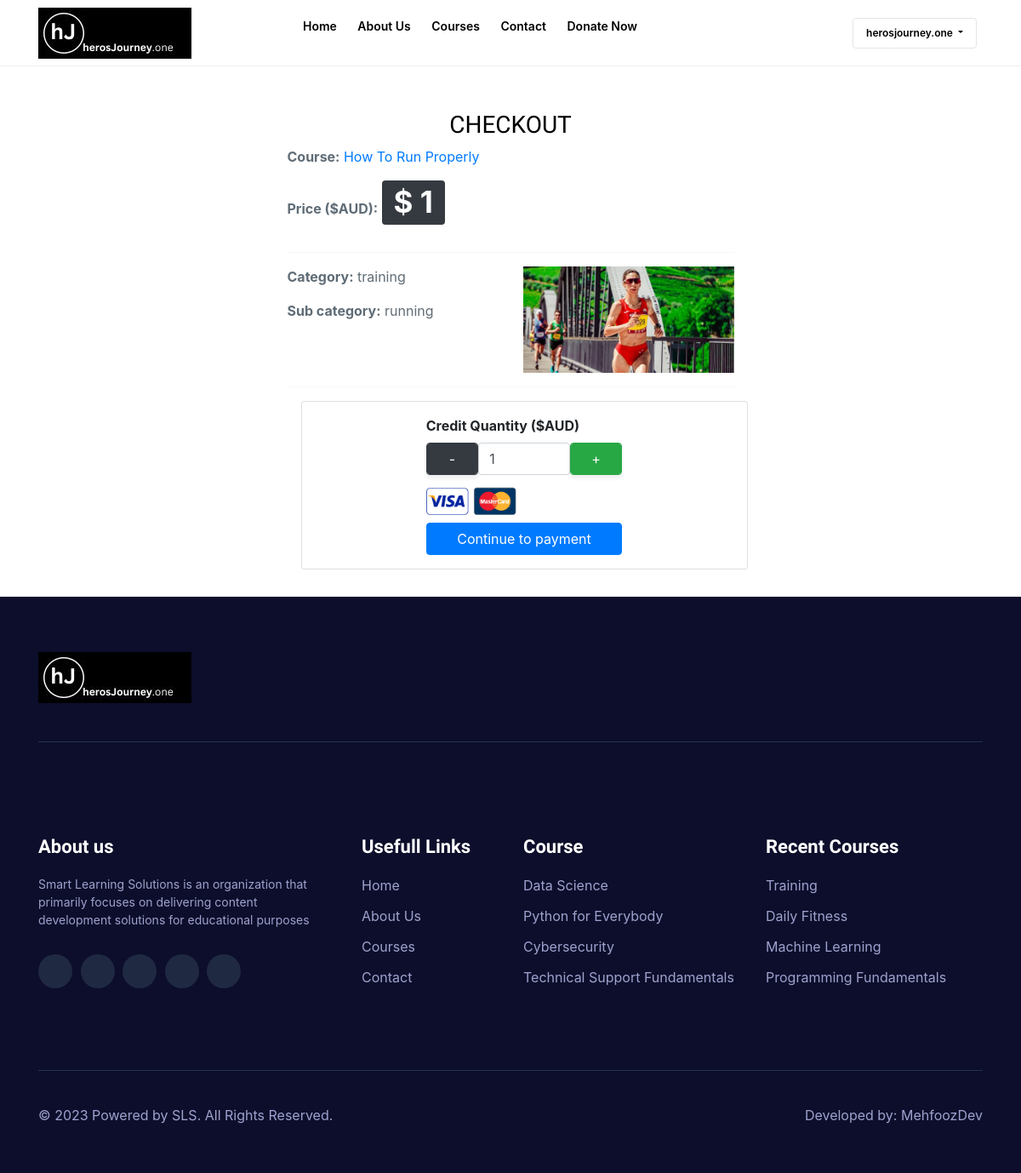
Screenshot of /payments/checkout/7/ (signed in) with the database file from the repository.
### custom_accounts/models.py (models this page shows, shortened)
class User(AbstractBaseUser):
    name = models.CharField(max_length=200, null=True, blank=True)
    email = models.EmailField(max_length=100,unique=True)
    username = models.CharField(max_length=50)
    avatar = models.ImageField(storage=custom_store, null=True, default='avatar.svg')
    phone = models.CharField(max_length=200, null=True, blank=True)
    date_joined = models.DateTimeField(auto_now_add=True)
    is_admin = models.BooleanField(default=False)
    is_staff = models.BooleanField(default=False)
    is_active = models.BooleanField(default=True)
    is_superadmin = models.BooleanField(default=False)
    USERNAME_FIELD = 'email'
    REQUIRED_FIELDS = ['username']
    objects = MyAccountManager()
    class Meta:
        verbose_name = 'Custom user'
        verbose_name_plural = 'Custom Users'

### base/models.py (models this page shows)
class Course(models.Model):
    CATEGORY_CHOICES = (
        ('computer-science', 'Computer Science'),
        ('data-science', 'Data science'),
        ('engineering', 'Engineering'),
        ('web-development', 'Web Development'),
        ('architecture', 'Architecture'),
        ('training', 'Training')
    )
    SUB_CATEGORY_CHOICES = (
        ('ml', 'Machine Learning'),
        ('data_science', 'Data Science'),
        ('python', 'Python'),
        ('javascript', 'JavaScript'),
        ('php', 'PHP'),
        ('django', 'Django'),
        ('html', 'HTML'),
        ('reactjs', 'React JS'),
        ('front-end', 'Front-End'),
        ('back-end', 'Back-End'),
        ('running', 'Running'),
        ('gym', 'GYM'),
    )
    id = models.AutoField(primary_key=True)
    name = models.CharField(max_length = 50 , null = False)
    slug = models.CharField(max_length = 50 , null = False , unique = True)
    description = models.TextField( null = True)
    price = models.IntegerField(null=False,default = 0, blank=True)
    discount = models.IntegerField(null=False ,blank=True, default = 0)
    active = models.BooleanField(default = False)
    category = models.CharField(max_length=255, choices=CATEGORY_CHOICES, default='',  blank=True)
    sub_category = models.CharField(max_length=255, choices=SUB_CATEGORY_CHOICES, default='', null=True, blank=True)
    thumbnail = models.ImageField(upload_to = "files/thumbnail")
    date = models.DateTimeField(auto_now_add= True)
    resource = models.FileField(upload_to = "files/resource", blank=True, null=True)
    length = models.IntegerField(null=False)
    instructor_name = models.CharField(max_length=50, null=True)
    enroll_now_status = models.BooleanField(default=True)
    def __str__(self):
        return self.name

### payments/views.py (the view)
# urls.py: path('checkout/<int:pk>/', views.Checkout, name='checkout'),
@login_required
def Checkout(request, pk):
   context={}
   course = Course.objects.get(id=pk)
   print(course)
   context={ 'course': course }
   return render(request, 'base/checkout.html', context)

### base/templates/base/checkout.html (shortened to what this page needs)
{% extends "base/base.html" %}
{% load static %}
{% block content %}
<main class="main_wrapper">
  <div class="page-content" style="margin-top: 130px;">
    <div class="container mt-5">
      <div class="container mt-5">
        <div class="row my-3">
          <div class="col-sm-6 offset-sm-3">
            <div class="row">
              <div class="col-lg-12">
                <h3 class=" text-center">CHECKOUT</h3>
                <div class=" d-flex flex-column justify-content-around">
                  <p class="name" class=""><strong>Course:</strong>&nbsp;<a href="{% url 'enroll' course.slug %}">{{course.name}}</a></p>
                  <p class="price" class=""><strong>Price ($AUD):</strong>&nbsp;<span id="custom_p" style="font-size:35px"
                      class="badge badge-dark">$0</span></p>
                </div>
                <hr>
                <div class="row">
                  <div class="col-lg-6 col-sm-12">
                    <div class=" d-flex flex-column justify-content-around">
                      <p class="name" class=""><strong>Category:</strong>&nbsp;{{course.category}}</p>
                      <p class="price" class=""><strong>Sub category:</strong>&nbsp;{{course.sub_category}}</p>
                    </div>
                  </div>
                  <div class="col-lg-6 col-sm-12">
                    <img style="width:100%;height:125px" src="{% static course.thumbnail.url %}" alt="img"/>
                  </div>
                </div>
                <hr>
                <div class="container card p-3 m-3">
                  <div class="row d-flex flex-column align-items-center justify-content-center">
                    <div class="col-lg-6 col-sm-12">
                      <label for="credit" class=""><strong>Credit Quantity ($AUD)</strong></label>
                      <div class="d-flex text-center">
                        <button onclick="decrease_credit()" id="remove" style="width:50%"
                          class="form-control btn btn-small btn-dark text-center">-</button>
                        <input oninput="update()" type='number' min=1 max=1000 step=1 id='credit_val' name='credit'
                          class='form-control' value={credit_value} />
                        <button onclick="increase_credit()" id="add" style="width:50%"
                          class="form-control btn btn-small btn-success text-center">+</button>
                      </div>
                    </div>
                    <div class="col-lg-6 col-sm-12">
                      <img style="width:100;height:50px" src="{% static 'base/img/payment.png' %}" alt='img' />
                      <a role="button" class="btn btn-primary btn-small btn-block" onclick="navigate_to_payment_page()" >Continue to payment</a>
                    </div>
                  </div>
                </div>
              </div>
            </div>
          </div>
        </div>
      </div>
    </div>
  </div>
</main>
{% endblock content %}

### base/templates/base/base.html (shortened to what this page needs)
<!DOCTYPE html>
{% load static %}
<html class="no-js" lang="zxx">
  <head>
    <link rel="stylesheet" href="https://cdn.plyr.io/3.6.2/plyr.css">
    <link rel="stylesheet" href="https://cdnjs.cloudflare.com/ajax/libs/font-awesome/5.15.3/css/all.min.css">
    <link rel="stylesheet" href="{% static 'base/css/bootstrap.min.css' %}" />
    <link rel="stylesheet" href="{% static 'base/css/animate.min.css' %}" />
    <link rel="stylesheet" href="{% static 'base/css/aos.min.css' %}" />
    <link rel="stylesheet" href="{% static 'base/css/magnific-popup.css' %}" />
    <link rel="stylesheet" href="{% static 'base/css/icofont.min.css' %}" />
    <link rel="stylesheet" href="{% static 'base/css/slick.css' %}" />
    <link
      rel="stylesheet"
      href="{% static 'base/cdn.jsdelivr.net/npm/swiper%409/swiper-bundle.min.css' %}"
    />
    <link rel="stylesheet" href="{% static 'base/css/style.css' %}" />
    <link rel="stylesheet" href="https://maxcdn.bootstrapcdn.com/bootstrap/4.5.2/css/bootstrap.min.css">
  </head>
  <body class="body__wrapper">
  <header>
    <div class="headerarea transparent__header header__sticky header__area">
      <div class="container desktop__menu__wrapper">
        <div class="row">
          <div class="col-xl-2 col-lg-2 col-md-6">
            <div class="headerarea__left">
              <div class="headerarea__left__logo">
                <a href="/"
                  ><img src="{% static 'base/img/logo/hJ-Logo-180x60.jpg' %}" alt="logo"
                /></a>
              </div>
            </div>
          </div>
          <div class="col-xl-7 col-lg-7 main_menu_wrap">
            <div class="headerarea__main__menu">
              <nav>
                <ul>
                  <li>
                    <a class="headerarea__has__dropdown" href="/"
                      >Home
                    </a>
                  </li>
                  <li>
                    <a class="headerarea__has__dropdown" href="{% url 'about' %}"
                      >About Us
                    </a>
                  </li>
                  <li>
                    <a class="headerarea__has__dropdown" href="{% url 'courses' %}"
                      >Courses
                    </a>
                  </li>
                  <li>
                    <a class="headerarea__has__dropdown" href="{% url 'contact' %}"
                      >Contact
                    </a>
                  </li>
                  <li>
                    <a class="" href="{% url 'donate' %}">Donate Now</a>
                  </li>
                </ul>
              </nav>
            </div>
          </div>
          <div class="col-xl-3 col-lg-3 col-md-6">
            <div class="headerarea__right">
              <div class="headerarea__login">
                {% if request.user.is_authenticated %}
                <div class="dropdown">
                  <a class="btn dropdown-toggle" type="button" id="dropdownMenuButton1" data-bs-toggle="dropdown" aria-expanded="false">
                    {{request.user.username}}
                  </a>
                </div>
                {% else %}
                  <a href="{% url 'login' %}">Login</a>
                {% endif %}
              </div>
            </div>
          </div>
        </div>
      </div>
    </div>
  </header>
    {% block content %}
    {% endblock content %}
  <div class="footerarea">
    <div class="container">
      <div class="footerarea__newsletter__wraper">
        <div class="row">
          <div
            class="col-xl-6 col-lg-6 col-md-6 col-sm-12 col-12"
            data-aos="fade-up"
          >
            <div class="footerarea__logo">
              <a href="#"
                ><img src="{% static 'base/img/logo/hJ-Logo-180x60.jpg' %}" alt="logophoto"
              /></a>
            </div>
          </div>
        </div>
      </div>
      <div class="footerarea__wrapper">
        <div class="row">
          <div
            class="col-xl-4 col-lg-4 col-md-6 col-sm-12"
            data-aos="fade-up"
          >
            <div class="footerarea__inner footerarea__about__us">
              <div class="footerarea__heading">
                <h3>About us</h3>
              </div>
              <div class="footerarea__content">
                <p>
                  Smart Learning Solutions is an organization that primarily
                  focuses on delivering content development solutions for
                  educational purposes
                </p>
              </div>
              <div class="footerarea__icon">
                <ul>
                  <li>
                    <a href="http://facebook.com/"
                      ><i class="icofont-facebook"></i
                    ></a>
                  </li>
                  <li>
                    <a href="http://twitter.com/"
                      ><i class="icofont-twitter"></i
                    ></a>
                  </li>
                  <li>
                    <a href="http://vimeo.com/"
                      ><i class="icofont-vimeo"></i
                    ></a>
                  </li>
                  <li>
                    <a href="http://linkedin.com/"
                      ><i class="icofont-linkedin"></i
                    ></a>
                  </li>
                  <li>
                    <a href="http://skype.com/"
                      ><i class="icofont-skype"></i
                    ></a>
                  </li>
                </ul>
              </div>
            </div>
          </div>
          <div
            class="col-xl-2 col-lg-2 col-md-6 col-sm-6"
            data-aos="fade-up"
          >
            <div class="footerarea__inner">
              <div class="footerarea__heading">
                <h3>Usefull Links</h3>
              </div>
              <div class="footerarea__list">
                <ul>
                  <li>
                    <a href="/">Home</a>
                  </li>
                  <li>
                    <a href="{% url 'about' %}">About Us</a>
                  </li>
                  <li>
                    <a href="{% url 'courses' %}">Courses</a>
                  </li>
                  <li>
                    <a href="{% url 'contact' %}">Contact</a>
                  </li>
                </ul>
              </div>
            </div>
          </div>
          <div
            class="col-xl-3 col-lg-3 col-md-6 col-sm-6"
            data-aos="fade-up"
          >
            <div class="footerarea__inner footerarea__padding__left">
              <div class="footerarea__heading">
                <h3>Course</h3>
              </div>
              <div class="footerarea__list">
                <ul>
                  <li>
                    <a href="/">Data Science</a>
                  </li>
                  <li>
                    <a href="/">Python for Everybody</a>
                  </li>
                  <li>
                    <a href="/">Cybersecurity</a>
                  </li>
                  <li>
                    <a href="/">Technical Support Fundamentals </a>
                  </li>
                </ul>
              </div>
            </div>
          </div>
          <div
            class="col-xl-3 col-lg-3 col-md-6 col-sm-12"
            data-aos="fade-up"
          >
            <div class="footerarea__right__wraper footerarea__inner">
              <div class="footerarea__heading">
                <h3>Recent Courses</h3>
              </div>
              <div class="footerarea__list">
                <ul>
                  <li>
                    <a href="/">Training</a>
                  </li>
                  <li>
                    <a href="/">Daily Fitness</a>
                  </li>
                  <li>
                    <a href="/">Machine Learning</a>
                  </li>
                  <li>
                    <a href="/">Programming Fundamentals</a>
                  </li>
                </ul>
              </div>
            </div>
          </div>
        </div>
      </div>
      <div class="footerarea__copyright__wrapper">
        <div class="row">
          <div
            class="col-xl-6 col-lg-6 col-md-6 col-sm-6 col-12"
            data-aos="fade-up"
          >
            <div class="footerarea__copyright__content">
              <p>
                © 2023 Powered by <a href="/">SLS</a>. All Rights
                Reserved.
              </p>
            </div>
          </div>
          <div
            class="col-xl-6 col-lg-6 col-md-6 col-sm-6 col-12"
            data-aos="fade-up"
          >
            <div class="footerarea__copyright__list">
              <ul>
                <li><a href="https://mprofile.mstaxsolution.com/" target='_'>Developed by: MehfoozDev</a></li>
              </ul>
            </div>
          </div>
        </div>
      </div>
    </div>
  </div>
  </body>
</html>

### rows the page displays
User: user.username "herosjourney.one"
Course: name "How To Run Properly", category "training", sub_category "running", thumbnail (picture)
